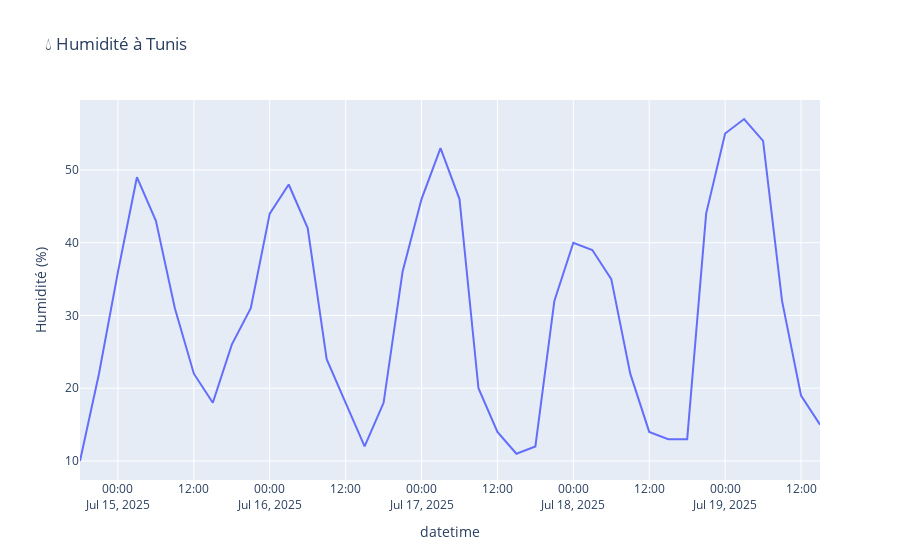

Notebook source saved alongside this figure:
### Code cell
# 💧 Visualisation humidité
fig = px.line(df, x="datetime", y="humidity", title=f"💧 Humidité à {ville}")
fig.update_layout(yaxis_title="Humidité (%)")
fig.show()
